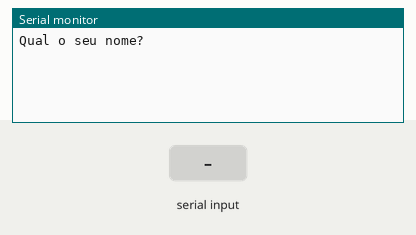
This sketch was run on a simulated Arduino Uno, built with avr-gcc and run on an emulated ATmega328P. On the bench: the last lines printed to the serial monitor. The test bench sets the inputs (shaded band).

Above: at 1.2 s.
1.3 s: "90,45\n" received over Serial
At 3.4 s:
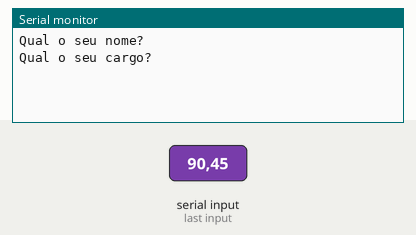
3.8 s: "30,150\n" received over Serial
At 5.3 s:
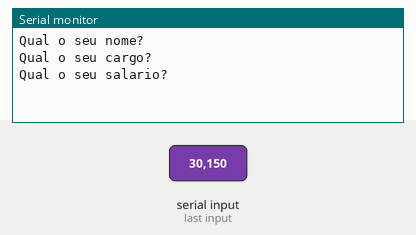
6.3 s: "0\n" received over Serial
At 8.6 s:
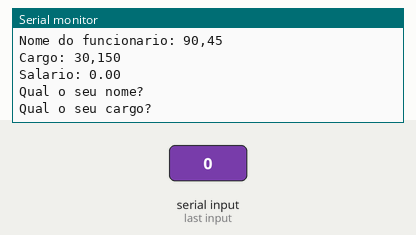

The sketch:

aula_29_reajuste_de_sal_rio1.ino
```cpp
float salario;
String nome, cargo;

void setup() {
  Serial.begin(9600);
}

void loop() {
  Serial.println("Qual o seu nome?");
  while (Serial.available()==0){}
  nome = Serial.readString();

  Serial.println("Qual o seu cargo?");
  while (Serial.available()==0){}
  cargo = Serial.readString();

  Serial.println("Qual o seu salario?");
  while (Serial.available()==0){}
  salario = Serial.parseFloat();

  if (salario < 1000) {
    salario *= 1.1;
    Serial.print("Salario inferior a 1000 Reais\nValor reajustado para: "); Serial.println(salario);
  }
  Serial.print("Nome do funcionario: "); Serial.println(nome);
  Serial.print("Cargo: "); Serial.println(cargo);
  Serial.print("Salario: "); Serial.println(salario);
}
```

Measured:
- after the input at 1.3 s, the serial monitor: prints a new line after 1.0 s (image 1)
- after the input at 3.8 s, the serial monitor: prints a new line after 1.0 s (image 2)
- after the input at 6.3 s, the serial monitor: prints a new line at once (image 3)
